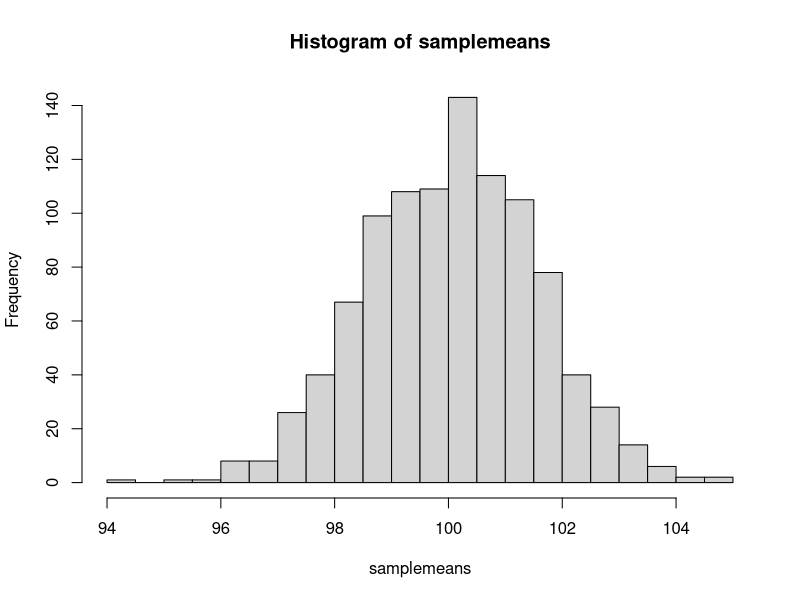

This figure's R source: (Note: this script raises an error after producing the figure.)
## ---- chunk 1
samplemeans <- replicate(1000, mean(rnorm(100, mean = 100, sd = 15)))
hist(samplemeans, breaks = 30)
## ---- chunk 2
mean(samplemeans)
sd(samplemeans)
## ---- chunk 3
knitr::include_graphics("docs/images/different_norm_vis-1.png")
## ---- chunk 4
knitr::include_graphics("docs/images/Standard_deviation_diagram.png")
## ---- chunk 5
knitr::include_graphics("docs/images/standatr_normrasp.png")
